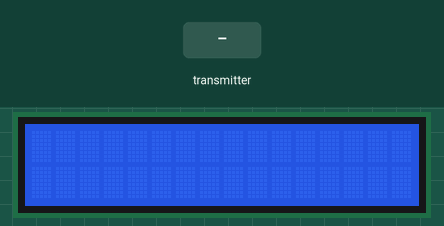
Simulated run of this sketch. Board: Arduino Uno, built with avr-gcc and run on an emulated ATmega328P. Parts: 16×2 character LCD. The inputs (shaded band) are chosen by the test bench. No radio packets arrive unless stated.

Above: at 1.2 s.
1.3 s: the transmitter starts sending data.0 = 0
At 1.6 s:
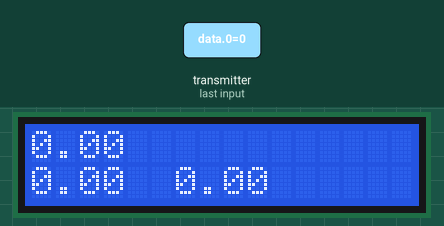
2.8 s: the transmitter starts sending data.1 = 25
At 4.0 s:
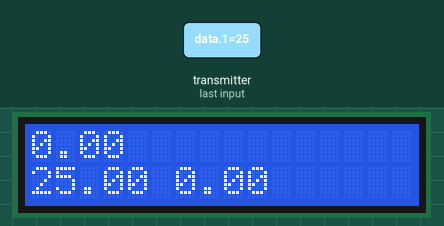
4.3 s: the transmitter starts sending data.2 = 25
At 5.1 s:
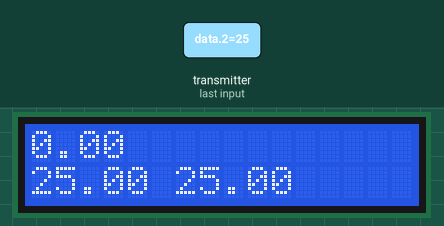
5.8 s: the transmitter starts sending data.0 = 25
At 6.3 s:
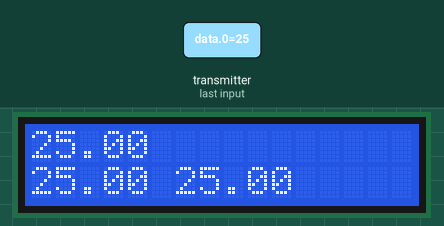
7.3 s: the transmitter starts sending data.1 = 0
At 8.5 s:
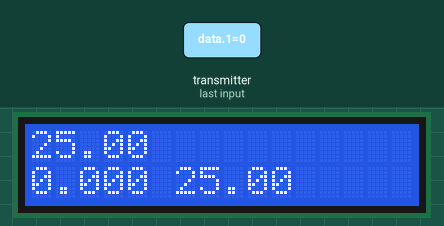
8.8 s: the transmitter starts sending data.2 = 0
At 9.7 s:
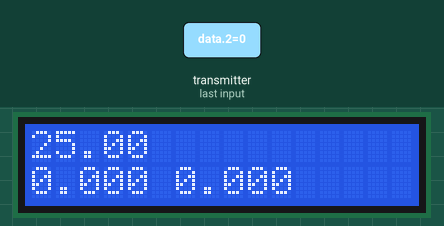
Timing chart, 0 to 11.3 s (numbered marks = the images above; inputs shaded):
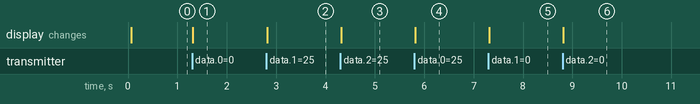

The sketch:

0PriArdNano0.ino
```cpp
#include <SPI.h>
#include "nRF24L01.h"
#include "RF24.h"
#include <Wire.h>
#include <LiquidCrystal_I2C.h>

LiquidCrystal_I2C dislpl(0x27,16,2);

  const uint64_t pipe = 0xF0F1F2F3F4LL; //первый идентификатор передачи данных.
  RF24 radio(9, 10); //указываем пины подключения передатчика.

void setup(){
  Serial.begin(9600); //открываем пот обмена данными.
  radio.begin(); //делаем инициализацию.
  delay(2); //ждем реакции модуля передачи данных.
  radio.setChannel(9); // канал для передачи данных (0-127).
  radio.setDataRate(RF24_1MBPS); //указываем на какой скорости будут общаться модули.
  radio.setPALevel(RF24_PA_HIGH); //указываем мощность передатчика.

  radio.openReadingPipe(1,pipe); //Можно открыть все трубы разом.
  radio.startListening(); //включаем приемник и начинаем слушать трубу.
   dislpl.init();
    // заголовки на дисплей
    dislpl.backlight();
}


void loop(){
  float data [3];  //создаем массив из 3-х переменных.
  if (radio.available()){ //проверяем не пришло ли чего в буфер.
  radio.read(&data, sizeof(data)); //читаем массив и указываем сколько пришло.
   dislpl.setCursor(0,0);
        dislpl.print(data[0]);
        dislpl.setCursor(0,1);
        dislpl.print(data[1]);
        dislpl.setCursor(6,1);
        dislpl.print(data[2]);
  /* Serial.println(data[0]); //выводим данные в сериал порт для проверки.
   Serial.println(data[1]); //выводим данные в сериал порт для проверки.
   Serial.println(data[2]); //выводим данные в сериал порт для проверки.
   Serial.println(); //пробел. */
  }
}
```

Measured:
- after the input at 1.3 s, the display: changes at once (image 1)
- after the input at 2.8 s, the display: changes at once (image 2)
- after the input at 4.3 s, the display: changes at once (image 3)
- after the input at 5.8 s, the display: changes at once (image 4)
- after the input at 7.3 s, the display: changes at once (image 5)
- after the input at 8.8 s, the display: changes at once (image 6)
